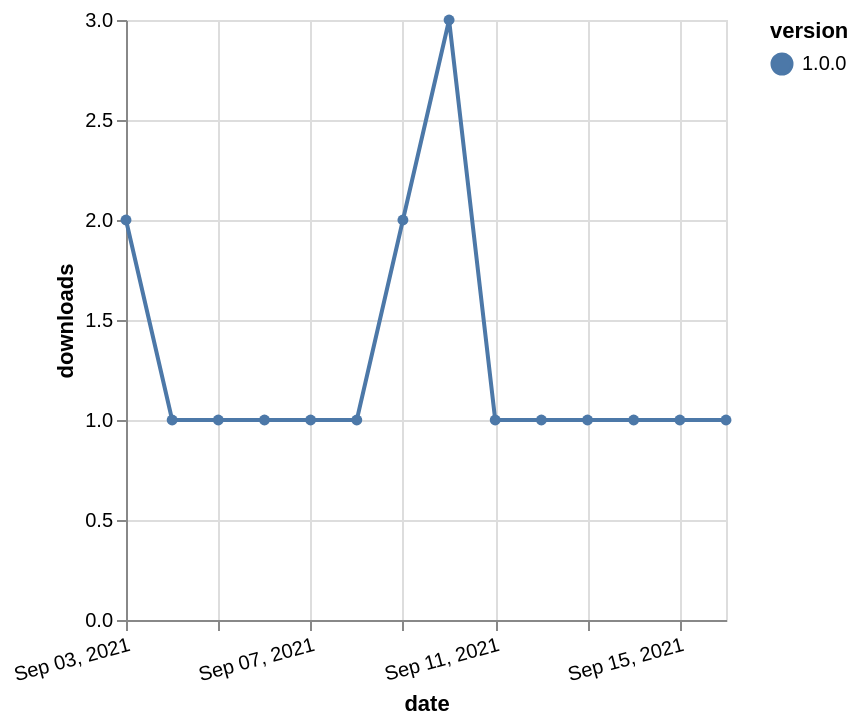

Express this chart as Vega-Lite.
### Vega-Lite specification from a JSON file in a GitHub repository (floating-point values rounded to 4 significant figures)
{"$schema": "https://vega.github.io/schema/vega-lite/v5.json", "description": "A simple bar chart with embedded data.", "data": {"values": [{"date": "2021-09-03", "total": 119, "delta": 2, "version": "1.0.0"}, {"date": "2021-09-04", "total": 120, "delta": 1, "version": "1.0.0"}, {"date": "2021-09-05", "total": 121, "delta": 1, "version": "1.0.0"}, {"date": "2021-09-06", "total": 122, "delta": 1, "version": "1.0.0"}, {"date": "2021-09-07", "total": 123, "delta": 1, "version": "1.0.0"}, {"date": "2021-09-08", "total": 124, "delta": 1, "version": "1.0.0"}, {"date": "2021-09-09", "total": 126, "delta": 2, "version": "1.0.0"}, {"date": "2021-09-10", "total": 129, "delta": 3, "version": "1.0.0"}, {"date": "2021-09-11", "total": 130, "delta": 1, "version": "1.0.0"}, {"date": "2021-09-12", "total": 131, "delta": 1, "version": "1.0.0"}, {"date": "2021-09-13", "total": 132, "delta": 1, "version": "1.0.0"}, {"date": "2021-09-14", "total": 133, "delta": 1, "version": "1.0.0"}, {"date": "2021-09-15", "total": 134, "delta": 1, "version": "1.0.0"}, {"date": "2021-09-16", "total": 135, "delta": 1, "version": "1.0.0"}]}, "width": "container", "mark": {"type": "line", "point": {"filled": true}}, "encoding": {"x": {"field": "date", "type": "temporal", "timeUnit": "yearmonthdate", "title": "date", "axis": {"labelAngle": -15}}, "y": {"field": "delta", "type": "quantitative", "title": "downloads"}, "color": {"field": "version", "type": "nominal"}, "tooltip": {"field": "delta"}}}
